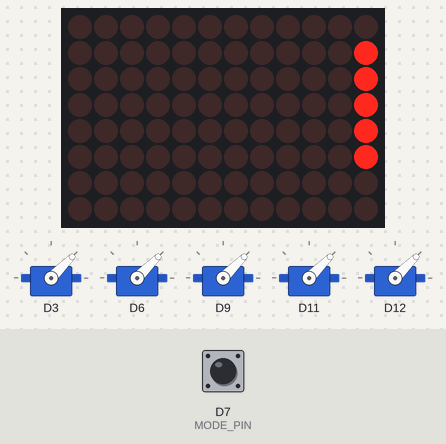
Bench run of a sketch on a simulated Arduino Uno R4 WiFi. On the bench: 12×8 LED matrix, 5 × servo. The test bench sets the inputs (shaded band); at power-on: D7 (MODE_PIN) HIGH. WiFi joins after 1.5 s; servers stay silent unless stated; what the sketch prints to the serial monitor is not drawn.

Above: at 2.7 s.
At 3.25 s:
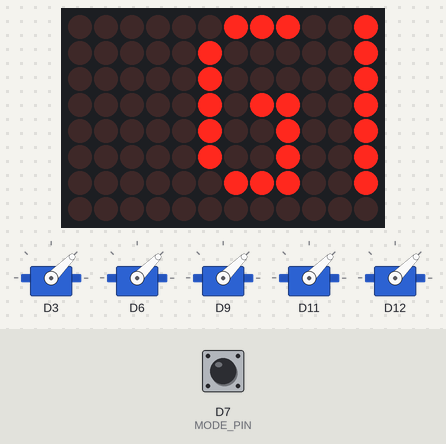
At 3.89 s:
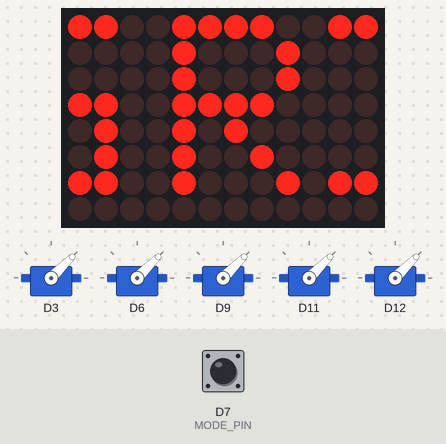
At 5.07 s:
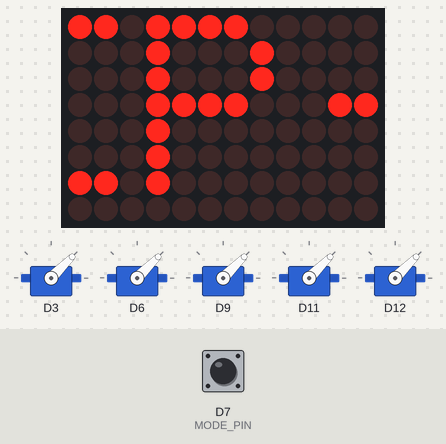
At 6.26 s:
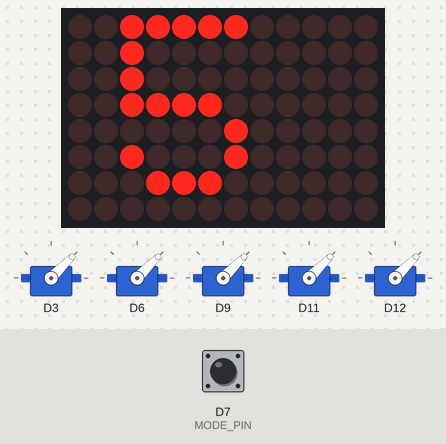
At 7.45 s:
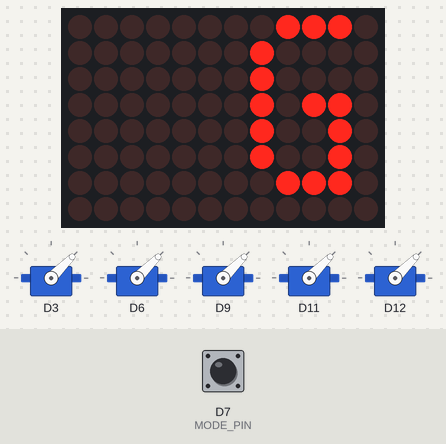

The sketch:

mcu.ino
```cpp
#include <WiFiS3.h>
#include <WiFiUdp.h>
#include <Servo.h>
#include "ArduinoGraphics.h"
#include "Arduino_LED_Matrix.h"

// Servo ringFinger;
// Servo indexFinger;
// Servo middleFinger;
// Servo thumb;
// Servo littleFinger;
ArduinoLEDMatrix matrix;
// 5x7 font, 7 rows per glyph, low 5 bits = columns (bit4 = leftmost)
const uint8_t FONT[6][7] = {
  {0b01110,0b10000,0b10000,0b10110,0b10010,0b10010,0b01110}, // G
  {0b11110,0b10001,0b10001,0b11110,0b10100,0b10010,0b10001}, // R
  {0b11111,0b00100,0b00100,0b00100,0b00100,0b00100,0b11111}, // I
  {0b11110,0b10001,0b10001,0b11110,0b10000,0b10000,0b10000}, // P
  {0b00000,0b00000,0b00000,0b01110,0b00000,0b00000,0b00000}, // -
  {0b11111,0b10000,0b10000,0b11110,0b00001,0b10001,0b01110}, // 5
};
const int GLYPHS = 6, GLYPH_W = 5, GAP = 1, LEAD = 12;
const int WIDE = LEAD + GLYPHS * (GLYPH_W + GAP);   // = 48
uint8_t wide[7][48];

int scrollPos = 0;
unsigned long lastStep = 0;
const unsigned long STEP_MS = 80;   // bigger = slower scroll

const int OPEN_ANGLE = 150;
const int CLOSED_ANGLE = 45;
const int MIDDLE_FOLD_OVERDRIVE = 25; // extra pull for middle finger

bool isWireConnected = false;
const unsigned long TIMEOUT_MS = 6000; // 6 second timeout
const int MODE_PIN = 7;

float current[5];
int target[5];

const float SMOOTH = 0.25;

Servo servos[5];

char buf[8];
int idx = 0;

const char* ssid = "sejong-guest";
const char* password = "0234083114";

unsigned int localPort = 4210;
char packetBuffer[32];

WiFiUDP Udp;

unsigned long lastScroll = 0;
const unsigned long SCROLL_PERIOD = 1500;

void setup()
{
  Serial.begin(9600);

  matrix.begin();
  for (int r = 0; r < 7; r++)
    for (int c = 0; c < WIDE; c++) wide[r][c] = 0;
  int col = LEAD;
  for (int g = 0; g < GLYPHS; g++)
  {
    for (int x = 0; x < GLYPH_W; x++)
      for (int r = 0; r < 7; r++)
        wide[r][col + x] = (FONT[g][r] >> (4 - x)) & 1;
    col += GLYPH_W + GAP;
  }

  // Mode detection: LOW = serial, HIGH = wireless
  pinMode(MODE_PIN, INPUT_PULLUP);
  delay(50);
  isWireConnected = (digitalRead(MODE_PIN) == LOW);

  Serial.println(isWireConnected ? "Mode: SERIAL" : "Mode: WIRELESS");

  servos[2].attach(3);
  servos[4].attach(6);
  servos[0].attach(9);
  servos[3].attach(11);
  servos[1].attach(12);

  // initializing the hand to closed state
  for (int i = 0; i < 5; i++)
  {
    current[i] = CLOSED_ANGLE;
    target[i] = CLOSED_ANGLE;
    servos[i].write(CLOSED_ANGLE);
  }

  if (!isWireConnected)
  {
    // connect to WiFi
    Serial.print("Connecting to: ");
    Serial.println(ssid);
    WiFi.begin(ssid, password);

    unsigned long wifiStart = millis();
    while (WiFi.status() != WL_CONNECTED)
    {
      if (millis() - wifiStart > 15000)
      {
        Serial.println("WiFi failed.");
        return;
      }
      delay(500);
      Serial.print(".");
    }
    delay(1000);  // let DHCP settle
    Serial.println();
    Serial.print("Connected to IP: ");
    Serial.println(WiFi.localIP());
    Udp.begin(localPort);
    Serial.print("Listening on UDP port: ");
    Serial.println(localPort);
  }
}

void loop()
{
  if (isWireConnected)
  {
    while (Serial.available() > 0)
    {
      char c = Serial.read();
      if (c == '\n')
      {
        if (idx >= 5)
        {
          for (int i = 0; i < 5; i++)
          {
            target[i] = map(buf[i] - '0', 0, 9, CLOSED_ANGLE, OPEN_ANGLE);
          }
        }
        idx = 0;                            // al;ways reset on a new line
      }
      else if (idx < (int)sizeof(buf) - 1)
      {
        buf[idx++] = c;                     // store digits (else block of the newline check)
      }
    }
  }
  else
  {
    if (WiFi.status() == WL_CONNECTED)
    {
      // read any incoming UDP packet, feed bytes through the same parser
      int packetSize = Udp.parsePacket();
      if (packetSize)
      {
        int len = Udp.read(packetBuffer, sizeof(packetBuffer));
        for (int j = 0; j < len; j++)
        {
          char c = packetBuffer[j];
          if (c == '\n')
          {
            if (idx >= 5)
            {
              for (int i = 0; i < 5; i++)
              {
                target[i] = map(buf[i] - '0', 0, 9, CLOSED_ANGLE, OPEN_ANGLE);
              }
            }
            idx = 0;
          }
          else if (idx < (int)sizeof(buf) - 1)
          {
            buf[idx++] = c;
          }
        }
      }
    }
  }

  // Easing towards target every loop, regardless of serial
  for (int i = 0; i < 5; i++)
  {
    current[i] += (target[i] - current[i]) * SMOOTH;
    servos[i].write(current[i]);
  }
  delay(15);

  // set the LED matrix to show the project name
  // if (millis() - lastScroll > SCROLL_PERIOD)
  // {
  //   matrix.beginDraw();
  //   matrix.textFont(Font_5x7);
  //   matrix.textScrollSpeed(80);
  //   matrix.beginText(0, 1, 0xFFFFFF);
  //   matrix.println("GRIP-5  ");
  //   matrix.endText(SCROLL_LEFT);
  //   matrix.endDraw();
  //   lastScroll = millis();
  // }
  updateMatrix();
}

void updateMatrix()
{
  if (millis() - lastStep < STEP_MS) return;   // returns instantly most loops
  lastStep = millis();

  uint8_t frame[8][12] = {0};
  for (int c = 0; c < 12; c++)
  {
    int src = (scrollPos + c) % WIDE;
    for (int r = 0; r < 7; r++) frame[r][c] = wide[r][src];
  }
  matrix.renderBitmap(frame, 8, 12);
  scrollPos = (scrollPos + 1) % WIDE;
}
  
```

Measured:
- by itself, everything shown: repeats every 4.4 s, in 47 steps
